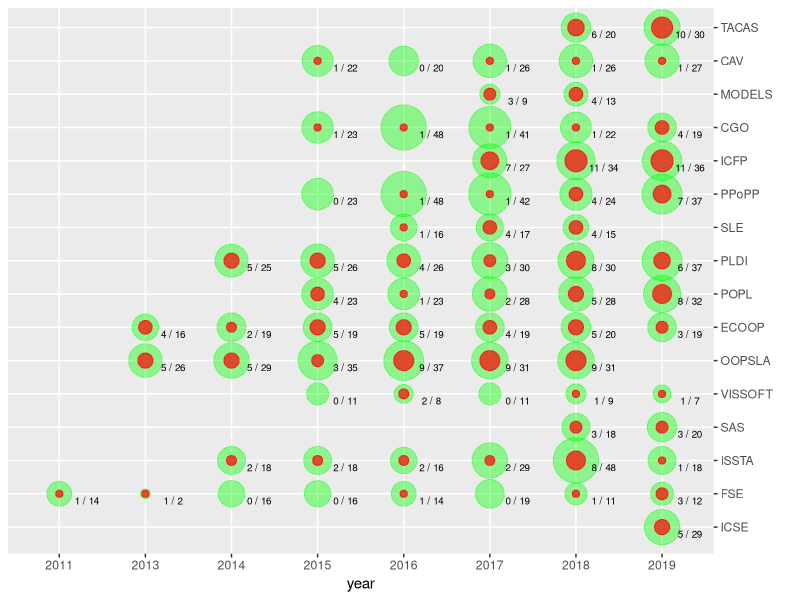

Here is the R script that generated this plot:
# This script produces a chart indicating the size of AE committees at the inspected conferences.
# Overlayed are the number of respondents from the inspected AECs.

if (!require("readxl")) install.packages("readxl")
if (!require("dplyr")) install.packages("dplyr")
if (!require("tidyr")) install.packages("tidyr")
if (!require("ggplot2")) install.packages("ggplot2")
if (!require("tibble")) install.packages("tibble")

library(readxl)
library(dplyr)
library(tidyr)
library(ggplot2)
library(tibble)

# Read in the complete survey result data
SurveyData <- read_excel("../../results/results-survey54231.xlsx")

# remove unusable replies from ID 99 and 218
SurveyData <- SurveyData %>% filter(id != 99 & id != 218)

# The sequences of conferences as asked in the survey
Conferences <- list("ICSE", "FSE","ISSTA","SAS","VISSOFT","OOPSLA","ECOOP","POPL","PLDI","SLE", "PPoPP","ICFP","CGO", "MODELS", "CAV", "TACAS")

# Tabulates the summarized results by conference/year
ConferenceMatrix <-
  rename(
    add_column(
      as.data.frame(do.call(rbind, split.default(colSums(select(SurveyData, `g0[CICSE_Y2011]`:`g0[CTACAS_Y2019]`), na.rm = TRUE), rep(1:16, each=9)))),
      ConferenceId = 1:16, Conference = unlist(Conferences), .before = 1),
    `2011` = `g0[CICSE_Y2011]`, `2012` = `g0[CICSE_Y2012]`, `2013` = `g0[CICSE_Y2013]`,
    `2014` = `g0[CICSE_Y2014]`, `2015` = `g0[CICSE_Y2015]`, `2016` = `g0[CICSE_Y2016]`,
    `2017` = `g0[CICSE_Y2017]`, `2018` = `g0[CICSE_Y2018]`, `2019` = `g0[CICSE_Y2019]`
    )

CommitteeData <- rename(separate(tally(group_by(read_excel("../../results/aec.xlsx"), Conference)),
                          Conference, sep = " ", into = c("Conference", "year")),
                        `committee_size` = `n`)


ConferencePlotData <- filter(gather(ConferenceMatrix, key="year", value="value", `2011`:`2019`), value > 0)
FullPlotData <- mutate(full_join(CommitteeData, ConferencePlotData, by = c("Conference", "year")),
                       committee_size = ifelse(is.na(committee_size), 0, committee_size),
                       value = ifelse(is.na(value), 0, value),
                       ConferenceId = ifelse(is.na(ConferenceId), match(Conference, Conferences), ConferenceId))

lconf <- function(index) { return (Conferences[index]) }
ConferencePlot <- ggplot(FullPlotData, aes(x = year, y = ConferenceId)) +
  geom_point(aes(size = (committee_size)), color = "green", alpha=.4, show.legend = FALSE) +
  geom_point(aes(size = (ifelse(value == 0, NA, value))), alpha=.7, color = "red", show.legend = FALSE) +
  geom_text(aes(label = paste(value, "/", committee_size)), size = 2.5, position = position_nudge(y = -0.2, x = 0.32)) +
  scale_y_discrete(limits = 1:16, breaks = 1:16, labels = lconf, drop = FALSE, position = "right", name = "") +
  scale_size_area(max_size=15)
#show(ConferencePlot)
ggsave(ConferencePlot, filename="output/ConferencePlot.pdf")
